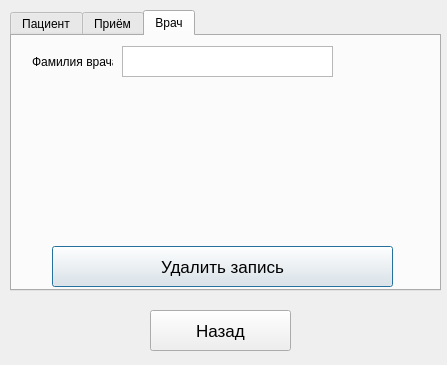
<?xml version="1.0" encoding="UTF-8"?>
<ui version="4.0">
 <class>DeleteForm</class>
 <widget class="QWidget" name="DeleteForm">
  <property name="geometry">
   <rect>
    <x>0</x>
    <y>0</y>
    <width>447</width>
    <height>365</height>
   </rect>
  </property>
  <property name="windowTitle">
   <string>Form</string>
  </property>
  <widget class="QTabWidget" name="tabWidget">
   <property name="geometry">
    <rect>
     <x>10</x>
     <y>10</y>
     <width>431</width>
     <height>281</height>
    </rect>
   </property>
   <property name="tabPosition">
    <enum>QTabWidget::North</enum>
   </property>
   <property name="currentIndex">
    <number>2</number>
   </property>
   <widget class="QWidget" name="tab">
    <attribute name="title">
     <string>Пациент</string>
    </attribute>
    <widget class="QPushButton" name="patientDeleteButton">
     <property name="geometry">
      <rect>
       <x>40</x>
       <y>210</y>
       <width>341</width>
       <height>41</height>
      </rect>
     </property>
     <property name="font">
      <font>
       <pointsize>13</pointsize>
      </font>
     </property>
     <property name="text">
      <string>Удалить запись</string>
     </property>
     <property name="default">
      <bool>true</bool>
     </property>
    </widget>
    <widget class="QTextEdit" name="patientIDedit">
     <property name="geometry">
      <rect>
       <x>110</x>
       <y>10</y>
       <width>211</width>
       <height>31</height>
      </rect>
     </property>
    </widget>
    <widget class="QLabel" name="patientLabel">
     <property name="geometry">
      <rect>
       <x>20</x>
       <y>10</y>
       <width>71</width>
       <height>31</height>
      </rect>
     </property>
     <property name="text">
      <string>ID пациента</string>
     </property>
    </widget>
   </widget>
   <widget class="QWidget" name="tab_2">
    <attribute name="title">
     <string>Приём</string>
    </attribute>
    <widget class="QPushButton" name="appointmentDeleteButton">
     <property name="geometry">
      <rect>
       <x>40</x>
       <y>210</y>
       <width>341</width>
       <height>41</height>
      </rect>
     </property>
     <property name="font">
      <font>
       <pointsize>13</pointsize>
      </font>
     </property>
     <property name="text">
      <string>Удалить запись</string>
     </property>
     <property name="default">
      <bool>true</bool>
     </property>
    </widget>
    <widget class="QTextEdit" name="appointmentIDedit">
     <property name="geometry">
      <rect>
       <x>110</x>
       <y>10</y>
       <width>211</width>
       <height>31</height>
      </rect>
     </property>
    </widget>
    <widget class="QLabel" name="appointmentLabel">
     <property name="geometry">
      <rect>
       <x>20</x>
       <y>15</y>
       <width>71</width>
       <height>21</height>
      </rect>
     </property>
     <property name="text">
      <string>ID приёма</string>
     </property>
     <property name="textFormat">
      <enum>Qt::AutoText</enum>
     </property>
    </widget>
   </widget>
   <widget class="QWidget" name="tab_3">
    <attribute name="title">
     <string>Врач</string>
    </attribute>
    <widget class="QPushButton" name="doctorDeleteButton">
     <property name="geometry">
      <rect>
       <x>40</x>
       <y>210</y>
       <width>341</width>
       <height>41</height>
      </rect>
     </property>
     <property name="font">
      <font>
       <pointsize>13</pointsize>
      </font>
     </property>
     <property name="text">
      <string>Удалить запись</string>
     </property>
     <property name="default">
      <bool>true</bool>
     </property>
    </widget>
    <widget class="QTextEdit" name="doctorEdit">
     <property name="geometry">
      <rect>
       <x>110</x>
       <y>10</y>
       <width>211</width>
       <height>31</height>
      </rect>
     </property>
    </widget>
    <widget class="QLabel" name="doctorLabel">
     <property name="geometry">
      <rect>
       <x>20</x>
       <y>10</y>
       <width>81</width>
       <height>31</height>
      </rect>
     </property>
     <property name="text">
      <string>Фамилия врача</string>
     </property>
    </widget>
   </widget>
  </widget>
  <widget class="QPushButton" name="cancelButton">
   <property name="geometry">
    <rect>
     <x>150</x>
     <y>310</y>
     <width>141</width>
     <height>41</height>
    </rect>
   </property>
   <property name="font">
    <font>
     <pointsize>13</pointsize>
     <weight>50</weight>
     <bold>false</bold>
    </font>
   </property>
   <property name="text">
    <string>Назад</string>
   </property>
  </widget>
 </widget>
 <resources/>
 <connections/>
</ui>
